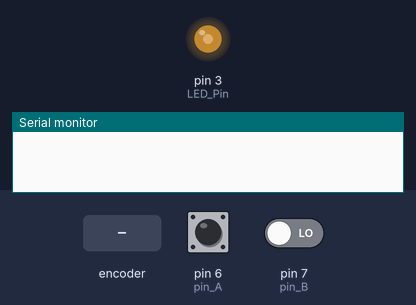
This sketch was run on a simulated Arduino Uno, built with avr-gcc and run on an emulated ATmega328P. Shown: output pins drawn as LEDs (lit = HIGH), the last lines printed to the serial monitor. Inputs (shaded band) come from the test bench; at power-on: pin 6 (pin_A) HIGH, pin 7 (pin_B) LOW.

Above: at 1.2 s.
1.3 s: rotary encoder on pin 6 (pin_A) / pin 7 (pin_B) turned 3 steps (first pin leading)
At 1.6 s:
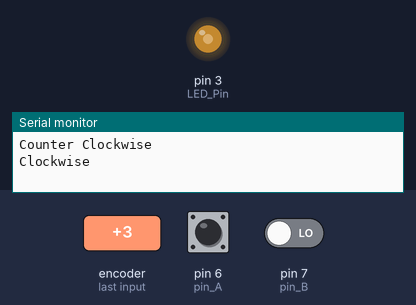
3.4 s: rotary encoder on pin 6 (pin_A) / pin 7 (pin_B) turned 3 steps (first pin leading)
At 3.5 s:
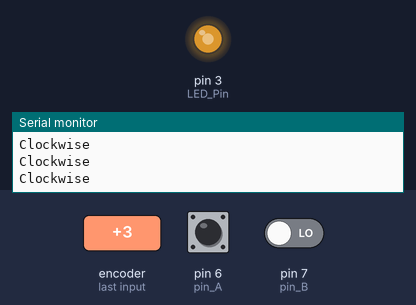
At 4.1 s:
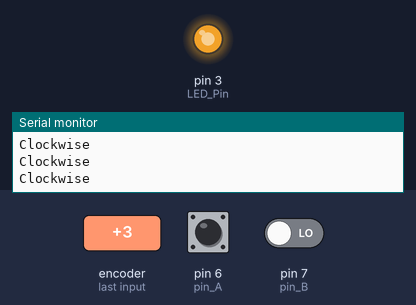
Timing chart, 0 to 6.4 s (numbered marks = the images above; inputs shaded):
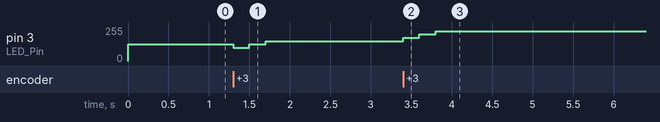

The sketch:

Rotary_Encoder_Arduino.ino
```cpp
int brightness = 5;    // how bright the LED is, start at half brightness
int fadeAmount = 1;    // how many points to fade the LED by

const int pin_A = 6;
const int pin_B = 7;
const int LED_Pin = 3;

unsigned char encoder_A;
unsigned char encoder_B;
unsigned char encoder_A_prev=0;

// the setup routine runs once when you press reset:
void setup() {
  Serial.begin(57600);
  pinMode(pin_A, INPUT);
  pinMode(pin_B, INPUT);
  pinMode(LED_Pin, OUTPUT);
}

// the loop routine runs over and over again forever:
void loop() {
    encoder_A = digitalRead(pin_A);    // Read encoder pins
    encoder_B = digitalRead(pin_B);
    if((!encoder_A) && (encoder_A_prev)){
      // A has gone from high to low
      if(encoder_B) {
        Serial.println("Clockwise");
        // B is high so clockwise
        // increase the brightness, dont go over 255
        if(brightness + fadeAmount <= 9) brightness += fadeAmount;
      }
      else {
        Serial.println("Counter Clockwise");
        // B is low so counter-clockwise
        // decrease the brightness, dont go below 0
        if(brightness - fadeAmount >= 0) brightness -= fadeAmount;
      }
}
encoder_A_prev = encoder_A;
analogWrite(LED_Pin, brightness*25);
delay(1);
}
```

Measured:
- after the input at 1.3 s, pin 3 (LED_Pin): 125/255 → 100/255 at once, → 125/255 0.20 s later, → 150/255 0.20 s later
- after the input at 3.4 s, pin 3 (LED_Pin): 150/255 → 175/255 at once, → 200/255 0.20 s later, → 225/255 0.20 s later
